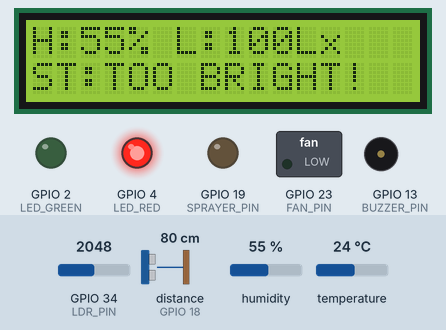
Recording of a sketch running on a simulated ESP32. Shown: 16×2 character LCD, switched loads named in the sketch (green lamp = pin HIGH), output pins drawn as LEDs (lit = HIGH), buzzer (waves = sounding). Wiring (inferred from the names in the program): ultrasonic range finder: trigger GPIO 5; echo GPIO 18. Inputs (shaded band) come from the test bench; at power-on: GPIO 34 (LDR_PIN) = 2048, distance to the obstacle (sensor on GPIO 18) 80 cm, humidity 55 %, temperature 24 °C. The echo pulse lasts 58.3 µs per cm; WiFi joins after 1.5 s; servers stay silent unless stated; pins used as bus, display or sensor lines are not drawn; what the sketch prints to the serial monitor is not drawn.

Above: at 4.22 s.
4.6 s: GPIO 34 (LDR_PIN) set to 2464
At 5.21 s:
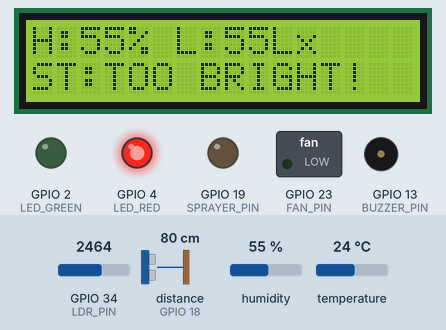
7.9 s: GPIO 34 (LDR_PIN) set to 2571
At 8.77 s:
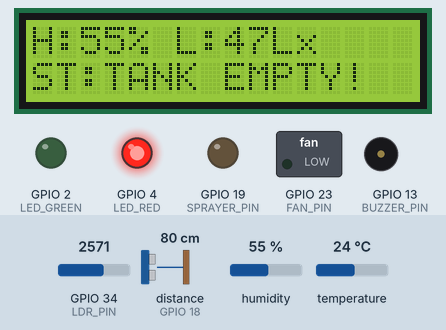
10.6 s: distance to the obstacle (sensor on GPIO 18) set to 24 cm
12.1 s: distance to the obstacle (sensor on GPIO 18) set to 20 cm
At 13.5 s:
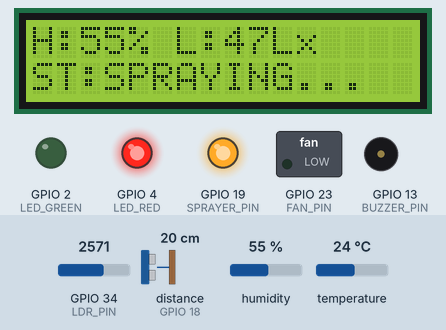
13.9 s: humidity set to 68 %
At 17.6 s:
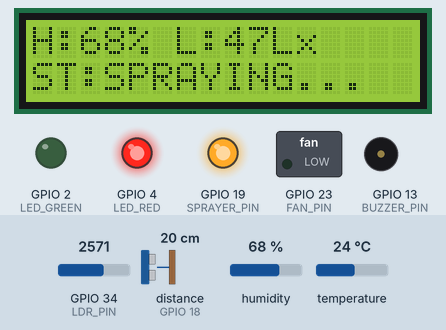
17.9 s: humidity set to 71 %
At 19.8 s:
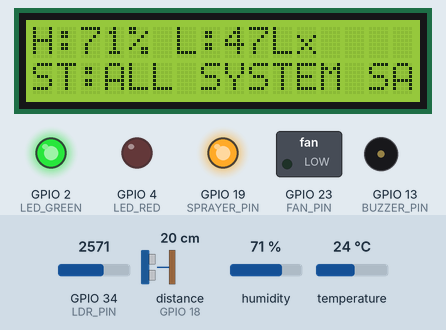
Timing chart, 0 to 21.3 s (numbered marks = the images above; inputs shaded):
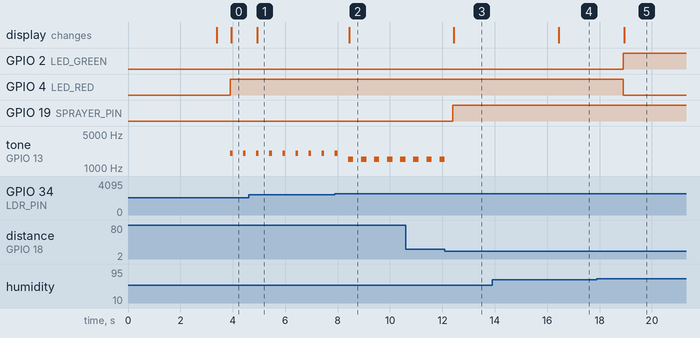

The sketch:

main.ino
```cpp
#define BLYNK_TEMPLATE_ID "TMPL2iFjO9qBN"
#define BLYNK_TEMPLATE_NAME "Smart system"
#define BLYNK_AUTH_TOKEN "PZ6iAlIssj3cbD9FTWKwW5uX9mz8F1II"

#include <WiFi.h>
#include <BlynkSimpleEsp32.h>
#include <LiquidCrystal_I2C.h>
#include "DHT.h"

#define DHTPIN 15
#define DHTTYPE DHT22
#define TRIG_PIN 5     // Ultrasonic Trig Pin for Water Tank
#define ECHO_PIN 18    // Ultrasonic Echo Pin for Water Tank
#define LDR_PIN 34     // LDR connected to GPIO 34
#define LED_GREEN 2
#define LED_RED 4
#define SPRAYER_PIN 19 // Sprayer Pump Relay
#define FAN_PIN 23     // Exhaust Fan Relay
#define BUZZER_PIN 13

const float GAMMA = 0.7;
const float RL10 = 33.0;

char auth[] = BLYNK_AUTH_TOKEN;
char ssid[] = "Wokwi-GUEST";
char pass[] = "";

DHT dht(DHTPIN, DHTTYPE);
LiquidCrystal_I2C lcd(0x27, 16, 2);
BlynkTimer timer;

// Function to read LDR Sensor precisely (GPIO 34)
float readLux() {
  int analogValue = analogRead(LDR_PIN);
  float voltage = analogValue / 4096.0 * 3.3;
  if (voltage >= 3.29) voltage = 3.29;

  float resistance = 2000.0 * voltage / (1.0 - voltage / 3.3);
  float lux = pow(RL10 * 1e3 * pow(10, GAMMA) / resistance, (1.0 / GAMMA));
  return lux;
}

// Function to read Water Tank Level (0-100%)
int readWaterTank() {
  digitalWrite(TRIG_PIN, LOW);
  delayMicroseconds(2);
  digitalWrite(TRIG_PIN, HIGH);
  delayMicroseconds(10);
  digitalWrite(TRIG_PIN, LOW);

  long duration = pulseIn(ECHO_PIN, HIGH, 30000);
  if (duration == 0) return 100;

  int distance = duration * 0.034 / 2; // Distance in cm
  int tankLevel = map(distance, 25, 5, 0, 100);
  tankLevel = constrain(tankLevel, 0, 100);
  return tankLevel;
}

void monitorGreenhouseV3() {
  float h = dht.readHumidity();
  float t = dht.readTemperature();
  float lux = readLux();
  int waterLevel = readWaterTank();

  if (isnan(h) || isnan(t)) {
    lcd.setCursor(0, 0);
    lcd.print("Sensor Error!! ");
    return;
  }

  String statusStr = "";
  bool isWarning = false;

  // Debug Serial
  Serial.print("Lux: "); Serial.print(lux);
  Serial.print(" | Hum: "); Serial.print(h);
  Serial.print(" | Tank: "); Serial.print(waterLevel); Serial.println("%");

  // SYSTEM LOGIC
  // 1. Empty Water Tank Protection
  if (waterLevel <= 15) {
    digitalWrite(SPRAYER_PIN, LOW); // Force pump OFF
    statusStr = "TANK EMPTY!";
    isWarning = true;
    tone(BUZZER_PIN, 1500, 200);
    Blynk.logEvent("tank_kosong", "WARNING! Water Tank Empty [" + String(waterLevel) + "%], Pump Turned OFF!");
  } else {
    // 2. Humidity Sprayer Control
    if (h < 70.0) {
      digitalWrite(SPRAYER_PIN, HIGH);
      statusStr = "SPRAYING...";
      isWarning = true;
    } else if (h >= 80.0) {
      digitalWrite(SPRAYER_PIN, LOW);
    }
  }

  // 3. Fan Control
  if (t > 28.0) {
    digitalWrite(FAN_PIN, HIGH);
    if (statusStr == "") statusStr = "HOT! FAN ON";
    isWarning = true;
  } else {
    digitalWrite(FAN_PIN, LOW);
  }

  // 4. Light Intensity Protection (> 50 Lux)
  if (lux > 50.0) {
    statusStr = "TOO BRIGHT!";
    isWarning = true;
    tone(BUZZER_PIN, 2000, 100);
  }

  if (!isWarning && waterLevel > 15) {
    statusStr = "ALL SYSTEM SAFE";
    noTone(BUZZER_PIN);
  }

  // LED Indicators
  if (isWarning) {
    digitalWrite(LED_RED, HIGH);
    digitalWrite(LED_GREEN, LOW);
  } else {
    digitalWrite(LED_RED, LOW);
    digitalWrite(LED_GREEN, HIGH);
  }

  // Blynk Update
  Blynk.virtualWrite(V0, h);
  Blynk.virtualWrite(V1, t);
  Blynk.virtualWrite(V2, statusStr);
  Blynk.virtualWrite(V3, digitalRead(SPRAYER_PIN) ? 1 : 0);
  Blynk.virtualWrite(V4, digitalRead(FAN_PIN) ? 1 : 0);
  Blynk.virtualWrite(V5, lux);
  Blynk.virtualWrite(V6, waterLevel);

  // LCD Update
  lcd.setCursor(0, 0);
  lcd.print("H:"); lcd.print(h, 0); lcd.print("% L:"); lcd.print(lux, 0); lcd.print("Lx  ");

  lcd.setCursor(0, 1);
  lcd.print("ST:");
  lcd.print(statusStr);
  lcd.print("        ");
}

void setup() {
  Serial.begin(9600);

  pinMode(LED_GREEN, OUTPUT);
  pinMode(LED_RED, OUTPUT);
  pinMode(SPRAYER_PIN, OUTPUT);
  pinMode(FAN_PIN, OUTPUT);
  pinMode(BUZZER_PIN, OUTPUT);
  pinMode(LDR_PIN, INPUT);
  pinMode(TRIG_PIN, OUTPUT);
  pinMode(ECHO_PIN, INPUT);

  dht.begin();

  lcd.init();
  lcd.backlight();
  lcd.print("Bochra System");
  lcd.setCursor(0, 1);
  lcd.print("WS Tank & Lux");
  delay(1500);

  Blynk.begin(auth, ssid, pass);
  lcd.clear();

  timer.setInterval(500L, monitorGreenhouseV3);
}

void loop() {
  Blynk.run();
  timer.run();
}
```

Measured:
- the behaviour switches between 2533 and 2534 on GPIO 34 (LDR_PIN) (found by bisection; images 1 and 2)
- the behaviour switches between 23 and 22 cm on distance to the obstacle (sensor on GPIO 18) (found by bisection; images 2 and 3)
- the behaviour switches between 69 and 70 % on humidity (found by bisection; images 4 and 5)
- after the input at 4.6 s, the display: changes after 0.34 s (image 1)
- after the input at 7.9 s, the display: changes after 0.54 s (image 2)
- after the input at 12.1 s, GPIO 19 (SPRAYER_PIN): LOW → HIGH after 0.30 s; tone on GPIO 13 (BUZZER_PIN): stops changing and stays silent; the display: changes after 0.34 s (image 3)
- after the input at 13.9 s, the display: changes after 2.5 s (image 4)
- after the input at 17.9 s, GPIO 2 (LED_GREEN): LOW → HIGH after 1.0 s; GPIO 4 (LED_RED): HIGH → LOW after 1.0 s; the display: changes after 1.0 s (image 5)
